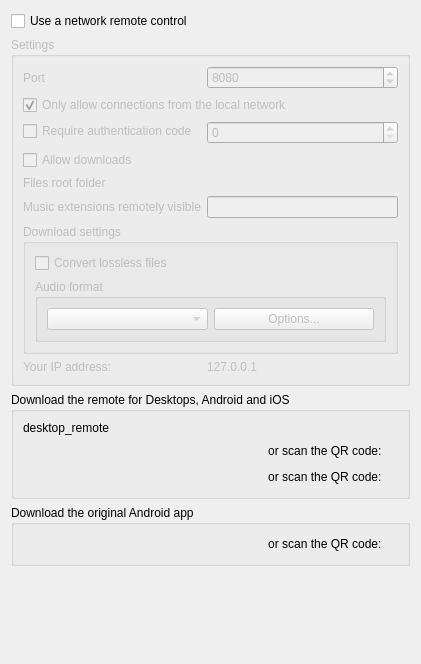
<?xml version="1.0" encoding="UTF-8"?>
<ui version="4.0">
 <class>NetworkRemoteSettingsPage</class>
 <widget class="QWidget" name="NetworkRemoteSettingsPage">
  <property name="geometry">
   <rect>
    <x>0</x>
    <y>0</y>
    <width>421</width>
    <height>664</height>
   </rect>
  </property>
  <property name="windowTitle">
   <string>Network Remote</string>
  </property>
  <layout class="QVBoxLayout" name="verticalLayout_2">
   <item>
    <widget class="QCheckBox" name="use_remote">
     <property name="text">
      <string>Use a network remote control</string>
     </property>
    </widget>
   </item>
   <item>
    <widget class="QGroupBox" name="use_remote_container_2">
     <property name="enabled">
      <bool>false</bool>
     </property>
     <property name="title">
      <string>Settings</string>
     </property>
     <layout class="QFormLayout" name="formLayout">
      <property name="fieldGrowthPolicy">
       <enum>QFormLayout::AllNonFixedFieldsGrow</enum>
      </property>
      <item row="0" column="0">
       <widget class="QLabel" name="label_remote_port">
        <property name="minimumSize">
         <size>
          <width>171</width>
          <height>0</height>
         </size>
        </property>
        <property name="layoutDirection">
         <enum>Qt::LeftToRight</enum>
        </property>
        <property name="text">
         <string>Port</string>
        </property>
        <property name="alignment">
         <set>Qt::AlignLeading|Qt::AlignLeft|Qt::AlignVCenter</set>
        </property>
       </widget>
      </item>
      <item row="0" column="1">
       <widget class="QSpinBox" name="remote_port">
        <property name="maximum">
         <number>65535</number>
        </property>
        <property name="value">
         <number>8080</number>
        </property>
       </widget>
      </item>
      <item row="1" column="0" colspan="2">
       <widget class="QCheckBox" name="only_non_public_ip">
        <property name="toolTip">
         <string>Only accept connections from clients within the ip ranges:
10.x.x.x
172.16.0.0 - 172.31.255.255
192.168.x.x</string>
        </property>
        <property name="text">
         <string>Only allow connections from the local network</string>
        </property>
        <property name="checked">
         <bool>true</bool>
        </property>
       </widget>
      </item>
      <item row="2" column="0">
       <widget class="QCheckBox" name="use_auth_code">
        <property name="toolTip">
         <string>A client can connect only, if the correct code was entered.</string>
        </property>
        <property name="text">
         <string>Require authentication code</string>
        </property>
       </widget>
      </item>
      <item row="2" column="1">
       <widget class="QSpinBox" name="auth_code">
        <property name="enabled">
         <bool>false</bool>
        </property>
        <property name="suffix">
         <string/>
        </property>
        <property name="maximum">
         <number>99999</number>
        </property>
       </widget>
      </item>
      <item row="9" column="0">
       <widget class="QLabel" name="label_2">
        <property name="toolTip">
         <string>Enter this IP in the App to connect to Clementine.</string>
        </property>
        <property name="text">
         <string>Your IP address:</string>
        </property>
       </widget>
      </item>
      <item row="9" column="1">
       <widget class="QLabel" name="ip_address">
        <property name="text">
         <string notr="true">127.0.0.1</string>
        </property>
       </widget>
      </item>
      <item row="3" column="0">
       <widget class="QCheckBox" name="allow_downloads">
        <property name="toolTip">
         <string>Allow a client to download music from this computer.</string>
        </property>
        <property name="text">
         <string>Allow downloads</string>
        </property>
       </widget>
      </item>
      <item row="7" column="0" colspan="2">
       <widget class="QGroupBox" name="download_settings_container">
        <property name="enabled">
         <bool>false</bool>
        </property>
        <property name="title">
         <string>Download settings</string>
        </property>
        <layout class="QVBoxLayout" name="verticalLayout_3">
         <item>
          <widget class="QCheckBox" name="convert_lossless">
           <property name="toolTip">
            <string>Convert lossless audiofiles before sending them to the remote.</string>
           </property>
           <property name="text">
            <string>Convert lossless files</string>
           </property>
          </widget>
         </item>
         <item>
          <widget class="QGroupBox" name="format_container">
           <property name="enabled">
            <bool>false</bool>
           </property>
           <property name="title">
            <string>Audio format</string>
           </property>
           <layout class="QGridLayout" name="gridLayout">
            <item row="0" column="1">
             <widget class="QPushButton" name="options">
              <property name="text">
               <string>Options...</string>
              </property>
             </widget>
            </item>
            <item row="0" column="0">
             <widget class="QComboBox" name="format"/>
            </item>
           </layout>
          </widget>
         </item>
        </layout>
       </widget>
      </item>
      <item row="5" column="0">
       <widget class="QLabel" name="label_3">
        <property name="toolTip">
         <string>Root folder that will be browsable from the network remote</string>
        </property>
        <property name="text">
         <string>Files root folder</string>
        </property>
       </widget>
      </item>
      <item row="5" column="1">
       <widget class="FileChooserWidget" name="files_root_folder" native="true">
        <property name="minimumSize">
         <size>
          <width>100</width>
          <height>0</height>
         </size>
        </property>
       </widget>
      </item>
      <item row="6" column="1">
       <widget class="QLineEdit" name="files_music_extensions"/>
      </item>
      <item row="6" column="0">
       <widget class="QLabel" name="label_4">
        <property name="toolTip">
         <string>comma-separated list of the allowed extensions that will be visible from the network remote (ex: m3u,mp3,flac,dsf,dff,ogg,wav)</string>
        </property>
        <property name="text">
         <string>Music extensions remotely visible</string>
        </property>
       </widget>
      </item>
     </layout>
    </widget>
   </item>
   <item>
    <widget class="QGroupBox" name="groupBox_2">
     <property name="title">
      <string>Download the remote for Desktops, Android and iOS</string>
     </property>
     <layout class="QVBoxLayout" name="verticalLayout">
      <item>
       <widget class="QLabel" name="desktop_remote">
        <property name="text">
         <string>desktop_remote</string>
        </property>
       </widget>
      </item>
      <item>
       <layout class="QHBoxLayout" name="horizontalLayout_2">
        <item>
         <spacer name="horizontalSpacer_3">
          <property name="orientation">
           <enum>Qt::Horizontal</enum>
          </property>
          <property name="sizeType">
           <enum>QSizePolicy::Preferred</enum>
          </property>
          <property name="sizeHint" stdset="0">
           <size>
            <width>40</width>
            <height>20</height>
           </size>
          </property>
         </spacer>
        </item>
        <item>
         <widget class="QLabel" name="play_store_2">
          <property name="cursor">
           <cursorShape>PointingHandCursor</cursorShape>
          </property>
          <property name="alignment">
           <set>Qt::AlignCenter</set>
          </property>
         </widget>
        </item>
        <item>
         <spacer name="horizontalSpacer_4">
          <property name="orientation">
           <enum>Qt::Horizontal</enum>
          </property>
          <property name="sizeHint" stdset="0">
           <size>
            <width>40</width>
            <height>20</height>
           </size>
          </property>
         </spacer>
        </item>
        <item>
         <widget class="QLabel" name="label_5">
          <property name="text">
           <string>or scan the QR code: </string>
          </property>
          <property name="alignment">
           <set>Qt::AlignCenter</set>
          </property>
         </widget>
        </item>
        <item>
         <widget class="QLabel" name="android_app_qr_2">
          <property name="maximumSize">
           <size>
            <width>150</width>
            <height>150</height>
           </size>
          </property>
          <property name="pixmap">
           <pixmap resource="../../data/data.qrc">:/clem_remote_android_qr.png</pixmap>
          </property>
          <property name="scaledContents">
           <bool>true</bool>
          </property>
          <property name="alignment">
           <set>Qt::AlignCenter</set>
          </property>
         </widget>
        </item>
       </layout>
      </item>
      <item>
       <layout class="QHBoxLayout" name="horizontalLayout_3">
        <item>
         <spacer name="horizontalSpacer_5">
          <property name="orientation">
           <enum>Qt::Horizontal</enum>
          </property>
          <property name="sizeType">
           <enum>QSizePolicy::Preferred</enum>
          </property>
          <property name="sizeHint" stdset="0">
           <size>
            <width>40</width>
            <height>20</height>
           </size>
          </property>
         </spacer>
        </item>
        <item>
         <widget class="QLabel" name="apple_store">
          <property name="cursor">
           <cursorShape>PointingHandCursor</cursorShape>
          </property>
          <property name="pixmap">
           <pixmap resource="../../data/data.qrc">:/en_available_apple_store_45.png</pixmap>
          </property>
          <property name="alignment">
           <set>Qt::AlignCenter</set>
          </property>
         </widget>
        </item>
        <item>
         <spacer name="horizontalSpacer_6">
          <property name="orientation">
           <enum>Qt::Horizontal</enum>
          </property>
          <property name="sizeHint" stdset="0">
           <size>
            <width>40</width>
            <height>20</height>
           </size>
          </property>
         </spacer>
        </item>
        <item>
         <widget class="QLabel" name="label_6">
          <property name="text">
           <string>or scan the QR code: </string>
          </property>
          <property name="alignment">
           <set>Qt::AlignCenter</set>
          </property>
         </widget>
        </item>
        <item>
         <widget class="QLabel" name="iOS_app_qr">
          <property name="maximumSize">
           <size>
            <width>150</width>
            <height>150</height>
           </size>
          </property>
          <property name="pixmap">
           <pixmap resource="../../data/data.qrc">:/clem_remote_iOS_qr.png</pixmap>
          </property>
          <property name="scaledContents">
           <bool>true</bool>
          </property>
          <property name="alignment">
           <set>Qt::AlignCenter</set>
          </property>
         </widget>
        </item>
       </layout>
      </item>
     </layout>
    </widget>
   </item>
   <item>
    <widget class="QGroupBox" name="groupBox">
     <property name="title">
      <string>Download the original Android app</string>
     </property>
     <layout class="QHBoxLayout" name="horizontalLayout">
      <item>
       <spacer name="horizontalSpacer">
        <property name="orientation">
         <enum>Qt::Horizontal</enum>
        </property>
        <property name="sizeType">
         <enum>QSizePolicy::Preferred</enum>
        </property>
        <property name="sizeHint" stdset="0">
         <size>
          <width>40</width>
          <height>20</height>
         </size>
        </property>
       </spacer>
      </item>
      <item>
       <widget class="QLabel" name="play_store">
        <property name="cursor">
         <cursorShape>PointingHandCursor</cursorShape>
        </property>
        <property name="alignment">
         <set>Qt::AlignCenter</set>
        </property>
       </widget>
      </item>
      <item>
       <spacer name="horizontalSpacer_2">
        <property name="orientation">
         <enum>Qt::Horizontal</enum>
        </property>
        <property name="sizeHint" stdset="0">
         <size>
          <width>63</width>
          <height>20</height>
         </size>
        </property>
       </spacer>
      </item>
      <item>
       <widget class="QLabel" name="label">
        <property name="text">
         <string>or scan the QR code: </string>
        </property>
        <property name="alignment">
         <set>Qt::AlignCenter</set>
        </property>
       </widget>
      </item>
      <item>
       <widget class="QLabel" name="android_app_qr">
        <property name="maximumSize">
         <size>
          <width>150</width>
          <height>150</height>
         </size>
        </property>
        <property name="pixmap">
         <pixmap resource="../../data/data.qrc">:/clementine_remote_qr.png</pixmap>
        </property>
        <property name="scaledContents">
         <bool>true</bool>
        </property>
        <property name="alignment">
         <set>Qt::AlignCenter</set>
        </property>
       </widget>
      </item>
     </layout>
    </widget>
   </item>
   <item>
    <spacer name="verticalSpacer">
     <property name="orientation">
      <enum>Qt::Vertical</enum>
     </property>
     <property name="sizeHint" stdset="0">
      <size>
       <width>20</width>
       <height>98</height>
      </size>
     </property>
    </spacer>
   </item>
  </layout>
 </widget>
 <customwidgets>
  <customwidget>
   <class>FileChooserWidget</class>
   <extends>QWidget</extends>
   <header location="global">ui/filechooserwidget.h</header>
   <container>1</container>
  </customwidget>
 </customwidgets>
 <resources>
  <include location="../../data/data.qrc"/>
 </resources>
 <connections>
  <connection>
   <sender>use_auth_code</sender>
   <signal>toggled(bool)</signal>
   <receiver>auth_code</receiver>
   <slot>setEnabled(bool)</slot>
   <hints>
    <hint type="sourcelabel">
     <x>137</x>
     <y>124</y>
    </hint>
    <hint type="destinationlabel">
     <x>351</x>
     <y>125</y>
    </hint>
   </hints>
  </connection>
  <connection>
   <sender>use_remote</sender>
   <signal>toggled(bool)</signal>
   <receiver>use_remote_container_2</receiver>
   <slot>setEnabled(bool)</slot>
   <hints>
    <hint type="sourcelabel">
     <x>59</x>
     <y>22</y>
    </hint>
    <hint type="destinationlabel">
     <x>57</x>
     <y>43</y>
    </hint>
   </hints>
  </connection>
  <connection>
   <sender>allow_downloads</sender>
   <signal>toggled(bool)</signal>
   <receiver>download_settings_container</receiver>
   <slot>setEnabled(bool)</slot>
   <hints>
    <hint type="sourcelabel">
     <x>196</x>
     <y>160</y>
    </hint>
    <hint type="destinationlabel">
     <x>117</x>
     <y>205</y>
    </hint>
   </hints>
  </connection>
  <connection>
   <sender>convert_lossless</sender>
   <signal>toggled(bool)</signal>
   <receiver>format_container</receiver>
   <slot>setEnabled(bool)</slot>
   <hints>
    <hint type="sourcelabel">
     <x>218</x>
     <y>212</y>
    </hint>
    <hint type="destinationlabel">
     <x>218</x>
     <y>262</y>
    </hint>
   </hints>
  </connection>
 </connections>
</ui>
